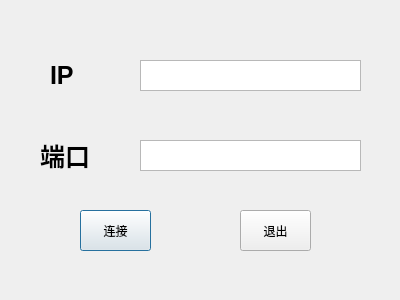
<?xml version="1.0" encoding="UTF-8"?>
<ui version="4.0">
 <class>Conn</class>
 <widget class="QDialog" name="Conn">
  <property name="geometry">
   <rect>
    <x>0</x>
    <y>0</y>
    <width>400</width>
    <height>300</height>
   </rect>
  </property>
  <property name="windowTitle">
   <string>Connect</string>
  </property>
  <property name="windowIcon">
   <iconset resource="myresource.qrc">
    <normaloff>:/myImages/image/conn.png</normaloff>
    <normalon>:/myImages/image/conn.png</normalon>
    <disabledoff>image/conn.png</disabledoff>
    <disabledon>:/myImages/image/conn.png</disabledon>
    <activeoff>:/myImages/image/conn.png</activeoff>
    <activeon>:/myImages/image/conn.png</activeon>
    <selectedoff>:/myImages/image/conn.png</selectedoff>
    <selectedon>:/myImages/image/conn.png</selectedon>:/myImages/image/conn.png</iconset>
  </property>
  <widget class="QLabel" name="port">
   <property name="geometry">
    <rect>
     <x>40</x>
     <y>140</y>
     <width>72</width>
     <height>31</height>
    </rect>
   </property>
   <property name="font">
    <font>
     <pointsize>19</pointsize>
     <weight>75</weight>
     <bold>true</bold>
    </font>
   </property>
   <property name="text">
    <string>端口</string>
   </property>
  </widget>
  <widget class="QTextEdit" name="IPtext">
   <property name="geometry">
    <rect>
     <x>140</x>
     <y>60</y>
     <width>221</width>
     <height>31</height>
    </rect>
   </property>
   <property name="font">
    <font>
     <pointsize>11</pointsize>
     <weight>75</weight>
     <bold>true</bold>
    </font>
   </property>
  </widget>
  <widget class="QLabel" name="IP">
   <property name="geometry">
    <rect>
     <x>50</x>
     <y>60</y>
     <width>81</width>
     <height>31</height>
    </rect>
   </property>
   <property name="font">
    <font>
     <pointsize>19</pointsize>
     <weight>75</weight>
     <bold>true</bold>
    </font>
   </property>
   <property name="text">
    <string>IP</string>
   </property>
  </widget>
  <widget class="QTextEdit" name="porttext">
   <property name="geometry">
    <rect>
     <x>140</x>
     <y>140</y>
     <width>221</width>
     <height>31</height>
    </rect>
   </property>
   <property name="font">
    <font>
     <pointsize>11</pointsize>
     <weight>75</weight>
     <bold>true</bold>
    </font>
   </property>
  </widget>
  <widget class="QPushButton" name="connect_2">
   <property name="geometry">
    <rect>
     <x>80</x>
     <y>210</y>
     <width>71</width>
     <height>41</height>
    </rect>
   </property>
   <property name="text">
    <string>连接</string>
   </property>
  </widget>
  <widget class="QPushButton" name="exit">
   <property name="geometry">
    <rect>
     <x>240</x>
     <y>210</y>
     <width>71</width>
     <height>41</height>
    </rect>
   </property>
   <property name="text">
    <string>退出</string>
   </property>
  </widget>
 </widget>
 <resources>
  <include location="myresource.qrc"/>
 </resources>
 <connections>
  <connection>
   <sender>exit</sender>
   <signal>clicked()</signal>
   <receiver>Conn</receiver>
   <slot>close()</slot>
   <hints>
    <hint type="sourcelabel">
     <x>275</x>
     <y>230</y>
    </hint>
    <hint type="destinationlabel">
     <x>199</x>
     <y>149</y>
    </hint>
   </hints>
  </connection>
 </connections>
</ui>
